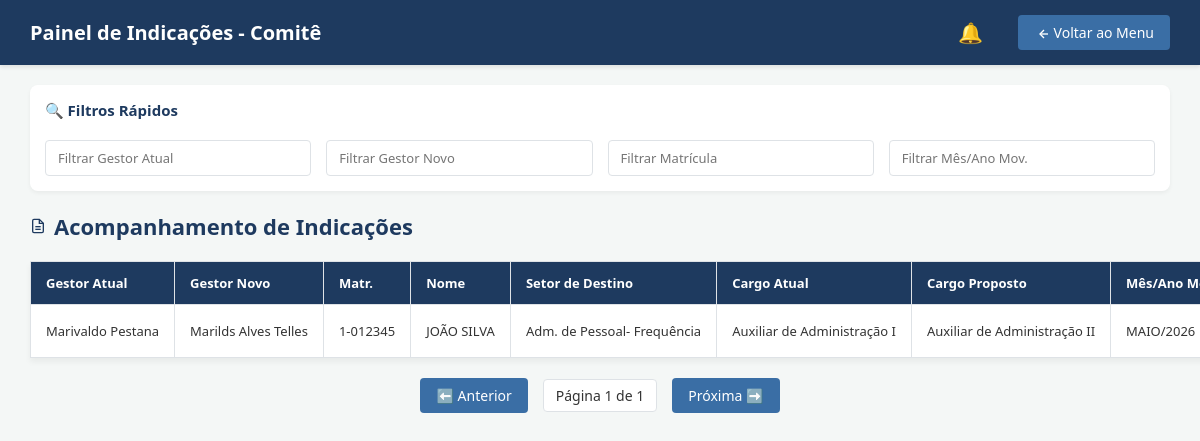
Page /visualizar (signed in) on the committed database.
### tables this page shows
CREATE TABLE indicacoes_item (
            id INTEGER PRIMARY KEY AUTOINCREMENT,
            gestor_origem_mat TEXT,
            nome_gestor_origem TEXT,
            gestor_destino_mat TEXT,
            nome_gestor_destino TEXT,
            matricula_empregado TEXT,
            nome_empregado TEXT,
            setor_destino TEXT,
            cargo_atual TEXT,
            cargo_proposto TEXT,
            mes_ano TEXT,
            observacao TEXT DEFAULT '',
            status TEXT DEFAULT 'Em análise',
            dados_completos TEXT,
            data_criacao DATETIME DEFAULT CURRENT_TIMESTAMP
        , setor_origem TEXT);

### app.py (the view)
@app.route('/visualizar')
def visualizar():
    if 'matricula' not in session:
        return redirect(url_for('login'))
    if session.get('tipo', 'simples') == 'planejador':
        return redirect(url_for('index'))
    conn = get_db_connection()
    if session.get('is_master'):
        rows = conn.execute('SELECT * FROM indicacoes_item ORDER BY data_criacao DESC').fetchall()
    else:
        alvos = [session['matricula']]
        if session.get('gestor_matricula'):
            alvos.append(session['gestor_matricula'])
        placeholders = ','.join(['?'] * len(alvos))
        rows = conn.execute(f'''
            SELECT * FROM indicacoes_item
            WHERE gestor_origem_mat IN ({placeholders}) OR gestor_destino_mat IN ({placeholders})
            ORDER BY data_criacao DESC
        ''', alvos + alvos).fetchall()
    conn.close()
    return render_template('visualizar.html',
                           indicacoes=[dict(r) for r in rows],
                           is_master=session.get('is_master'),
                           nome_gestor=session.get('nome'))

### app.py (called while the page is built)
def get_db_connection():
    import os
    db_path = os.path.join(os.path.dirname(__file__), 'app.db')
    conn = sqlite3.connect(db_path, timeout=20) # Aumentar timeout para evitar locks
    conn.row_factory = sqlite3.Row
    return conn

### templates/visualizar.html (shortened to what this page needs)
<!DOCTYPE html>
<html lang="pt-BR">
<head>
</head>
<body>
    <nav class="navbar">
        <h1>Painel de Indicações - Comitê</h1>
        <div class="nav-right">
            <a href="/" class="btn">
                <svg viewBox="0 0 24 24">
                    <path d="M15 18l-6-6 6-6" />
                    <line x1="9" y1="12" x2="21" y2="12" />
                </svg> Voltar ao Menu</a>
        </div>
    </nav>
    <div class="container">
        {% if indicacoes|length > 0 %}
        <div class="filters-container">
            <h3 style="width: 100%; color: var(--primary-blue); margin-bottom: 5px; font-size: 15px;">🔍 Filtros Rápidos
            </h3>
            <input type="text" id="filterGestorAtual" class="filter-input" placeholder="Filtrar Gestor Atual"
                onkeyup="applyFiltersAndPagination()">
            <input type="text" id="filterGestorNovo" class="filter-input" placeholder="Filtrar Gestor Novo"
                onkeyup="applyFiltersAndPagination()">
            <input type="text" id="filterMatricula" class="filter-input" placeholder="Filtrar Matrícula"
                onkeyup="applyFiltersAndPagination()">
            <input type="text" id="filterMesAno" class="filter-input" placeholder="Filtrar Mês/Ano Mov."
                onkeyup="applyFiltersAndPagination()">
        </div>
        {% endif %}
        <div class="header-bar">
            <h2>
                <svg viewBox="0 0 24 24" style="margin-right: 8px;">
                    <path d="M14 2H6a2 2 0 0 0-2 2v16a2 2 0 0 0 2 2h12a2 2 0 0 0 2-2V8z" />
                    <polyline points="14 2 14 8 20 8" />
                    <line x1="8" y1="13" x2="16" y2="13" />
                    <line x1="8" y1="17" x2="16" y2="17" />
                </svg>
                Acompanhamento de Indicações
            </h2>
        </div>
        {% if indicacoes|length == 0 %}
        <div class="nav-right">
            <button class="btn theme-toggle-btn" onclick="toggleDarkMode()" style="margin-right: 15px; background: transparent; border: 1px solid white; display: inline-flex; align-items: center; gap: 6px;"><svg class="theme-icon" viewBox="0 0 24 24" width="16" height="16" fill="none" stroke="currentColor" stroke-width="2" stroke-linecap="round" stroke-linejoin="round"><path d="M21 12.79A9 9 0 1 1 11.21 3a7 7 0 0 0 9.79 9.79z"/></svg> Modo Escuro</button>
            <span class="user-info">Visualizando como: <strong>{{ nome }}</strong></span>
            <a href="/" class="btn" style="background: transparent; border: 1px solid white;">Voltar</a>
        </div>
        {% else %}
        <table id="indicacoesTable">
            <thead>
                <tr>
                    <th>Gestor Atual</th>
                    <th>Gestor Novo</th>
                    <th>Matr.</th>
                    <th>Nome</th>
                    <th>Setor de Destino</th>
                    <th>Cargo Atual</th>
                    <th>Cargo Proposto</th>
                    <th>Mês/Ano Mov.</th>
                </tr>
            </thead>
            <tbody>
                {% for item in indicacoes %}
                <tr data-id="{{ item.id }}" class="data-row">
                    <td class="col-gestor-atual">{{ item.nome_gestor_origem }}</td>
                    <td class="col-gestor-novo">{{ item.nome_gestor_destino }}</td>
                    <td class="col-matricula">{{ item.matricula_empregado }}</td>
                    <td class="col-nome">{{ item.nome_empregado }}</td>
                    <td>{{ item.setor_destino }}</td>
                    <td>{{ item.cargo_atual }}</td>
                    <td>{{ item.cargo_proposto }}</td>
                    <td class="col-mes">{{ item.mes_ano }}</td>
                </tr>
                {% endfor %}
            </tbody>
        </table>
        <div id="paginationControls"
            style="display: flex; justify-content: center; align-items: center; gap: 15px; margin-top: 20px;">
            <button class="btn" id="btnPrev" onclick="changePage(-1)">⬅️ Anterior</button>
            <span id="pageInfo"
                style="font-weight: 500; font-size: 14px; background: white; padding: 6px 12px; border-radius: 4px; border: 1px solid var(--border-color);">Página
                1 de 1</span>
            <button class="btn" id="btnNext" onclick="changePage(1)">Próxima ➡️</button>
        </div>
        {% endif %}
    </div>
</body>
</html>

### templates/visualizar.html (style rules this page uses)
:root { --primary-blue: #1e3a5f; --secondary-blue: #3A6EA5; --light-bg: #f4f7f6; --white: #ffffff; --gray: #6c757d; --border-color: #dee2e6; --success: #28a745; --warning: #ffc107; --danger: #dc3545; --info: #17a2b8; }
* { margin: 0; padding: 0; box-sizing: border-box; font-family: 'Segoe UI', Tahoma, Geneva, Verdana, sans-serif; }
body { background-color: var(--light-bg); color: #333; min-height: 100vh; display: flex; flex-direction: column; }
.navbar { background-color: var(--primary-blue); color: var(--white); padding: 15px 30px; display: flex; justify-content: space-between; align-items: center; box-shadow: 0 2px 4px rgba(0, 0, 0, 0.1); }
.navbar h1 { font-size: 20px; font-weight: 600; }
.nav-right { display: flex; align-items: center; gap: 20px; }
.btn { background: var(--secondary-blue); color: var(--white); border: none; padding: 8px 16px; border-radius: 4px; cursor: pointer; text-decoration: none; font-size: 14px; transition: all 0.3s; }
.container { width: 100%; padding: 20px 30px; flex: 1; overflow-x: auto; }
.header-bar { display: flex; justify-content: space-between; align-items: center; margin-bottom: 20px; }
.header-bar h2 { color: var(--primary-blue); font-size: 22px; }
.filters-container { background: var(--white); padding: 15px; border-radius: 8px; box-shadow: 0 2px 4px rgba(0, 0, 0, 0.05); margin-bottom: 20px; display: flex; gap: 15px; flex-wrap: wrap; }
.filter-input { padding: 8px 12px; border: 1px solid var(--border-color); border-radius: 4px; font-size: 13px; outline: none; min-width: 200px; flex: 1; }
table { width: 100%; border-collapse: collapse; background: var(--white); box-shadow: 0 4px 6px rgba(0, 0, 0, 0.05); font-size: 13px; white-space: nowrap; }
th, td { padding: 12px 15px; border: 1px solid var(--border-color); text-align: left; }
th { background-color: var(--primary-blue); color: var(--white); font-weight: 600; position: sticky; top: 0; }
.navbar .btn svg, .header-bar h2 svg, .header-bar .btn svg { width: 16px; height: 16px; stroke: currentColor; fill: none; stroke-width: 2; vertical-align: middle; }
.header-bar h2 { display: flex; align-items: center; }

### rows in the picture
indicacoes_item: nome_gestor_origem "Marivaldo Pestana", nome_gestor_destino "Marilds Alves Telles", matricula_empregado "1-012345", nome_empregado "JOÃO SILVA", setor_destino "Adm. de Pessoal- Frequência", cargo_atual "Auxiliar de Administração I", cargo_proposto "Auxiliar de Administração II", mes_ano "MAIO/2026"
